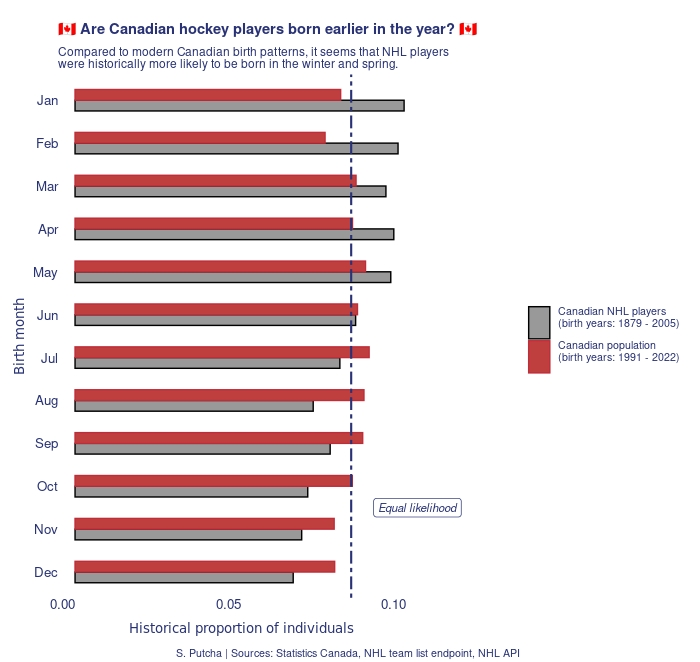

Write the R code that produced this figure.
# load in libraries
library(readr)
library(dplyr)
library(ggplot2)

# load in data
canada_births_1991_2022 <- readr::read_csv('https://raw.githubusercontent.com/rfordatascience/tidytuesday/master/data/2024/2024-01-09/canada_births_1991_2022.csv')
nhl_player_births <- readr::read_csv('https://raw.githubusercontent.com/rfordatascience/tidytuesday/master/data/2024/2024-01-09/nhl_player_births.csv')
nhl_rosters <- readr::read_csv('https://raw.githubusercontent.com/rfordatascience/tidytuesday/master/data/2024/2024-01-09/nhl_rosters.csv')
nhl_teams <- readr::read_csv('https://raw.githubusercontent.com/rfordatascience/tidytuesday/master/data/2024/2024-01-09/nhl_teams.csv')

# process data
genpop_birth_months <- canada_births_1991_2022 %>% group_by(month) %>%
                       summarise(total_births = sum(births))
genpop_birth_months$prop_total_births <- genpop_birth_months$total_births / sum(genpop_birth_months$total_births)
genpop_birth_months$month <- month.abb
genpop_birth_months$month <- factor(genpop_birth_months$month, levels = unique(genpop_birth_months$month))
genpop_birth_months$data_id <- "Canadian population\n(birth years: 1991 - 2022)\n"

canadian_nhl_players <- nhl_player_births %>% filter(grepl('CAN', birth_country))
canadian_nhl_birth_months <- as.data.frame(table(canadian_nhl_players$birth_month))
names(canadian_nhl_birth_months) <- c("month", "total_births")
canadian_nhl_birth_months$month <- month.abb
canadian_nhl_birth_months$month <- factor(canadian_nhl_birth_months$month, levels = unique(canadian_nhl_birth_months$month))
canadian_nhl_birth_months$prop_total_births <- canadian_nhl_birth_months$total_births / sum(canadian_nhl_birth_months$total_births)
canadian_nhl_birth_months$data_id <- "Canadian NHL players\n(birth years: 1879 - 2005)\n"

merged_df = merge(x = genpop_birth_months, y = canadian_nhl_birth_months, all = TRUE)
rm(canada_births_1991_2022, nhl_player_births, nhl_rosters, nhl_teams, genpop_birth_months, canadian_nhl_players, canadian_nhl_birth_months)

# create plot 
annotation <- data.frame(
  x = c(1/12+0.02),
  y = c(2.5),
  label = c("Equal likelihood")
)

ggplot() +
geom_col(data = merged_df, aes(x = prop_total_births, y = reorder(month, desc(month)), fill = data_id, color = data_id), width = 0.5, position = "dodge") + scale_x_continuous(expand = expansion(mult = c(0.05, 0.3))) + 
  labs(x = "Historical proportion of individuals", y = "Birth month") + 
  labs(caption = "S. Putcha | Sources: Statistics Canada, NHL team list endpoint, NHL API",
      title =  "🇨🇦 Are Canadian hockey players born earlier in the year? 🇨🇦",
      subtitle = "Compared to modern Canadian birth patterns, it seems that NHL players\nwere historically more likely to be born in the winter and spring." ) +
theme_void() +
theme(
    axis.text.y = element_text(size = 10, hjust = 1, color = "#293276", family = "Helvetica"),
    axis.text.x =  element_text(size = 10, hjust = 1, color = "#293276", family = "Helvetica", ),
    plot.title = element_text(size = 11, vjust = 2, color = "#293276", family = "Helvetica", face = "bold"),
    plot.subtitle = element_text(size = 9, vjust = 2, color = "#293276", family = "Helvetica"),
    plot.caption = element_text(size = 8, vjust =  -5, color = "#293276", family = "Helvetica"),
    plot.margin = margin(rep(15, 4)),
    axis.title.x =  element_text(size = 10, color = "#293276",vjust = -3, hjust = 0.3, family = "Helvetica-Narrow"),
    axis.title.y =  element_text(size = 10, angle = 90, color = "#293276", vjust = 3, family = "Helvetica-Narrow"),
    legend.text = element_text(size = 8, family = "Helvetica", color = "#293276"),
    legend.title = element_blank()
  ) +  geom_vline(xintercept = 1/12, linetype = "twodash", color = "#293276",linewidth = 0.75) +
  geom_label(data = annotation, aes( x = x, y = y, label = label),                 , 
             colour = "#293276", fontface = "italic", size = 3, angle = 45)+ scale_fill_manual(values = c("#999999", "#bf3f3f")) + scale_color_manual(values = c("black", "#C02C38"))
